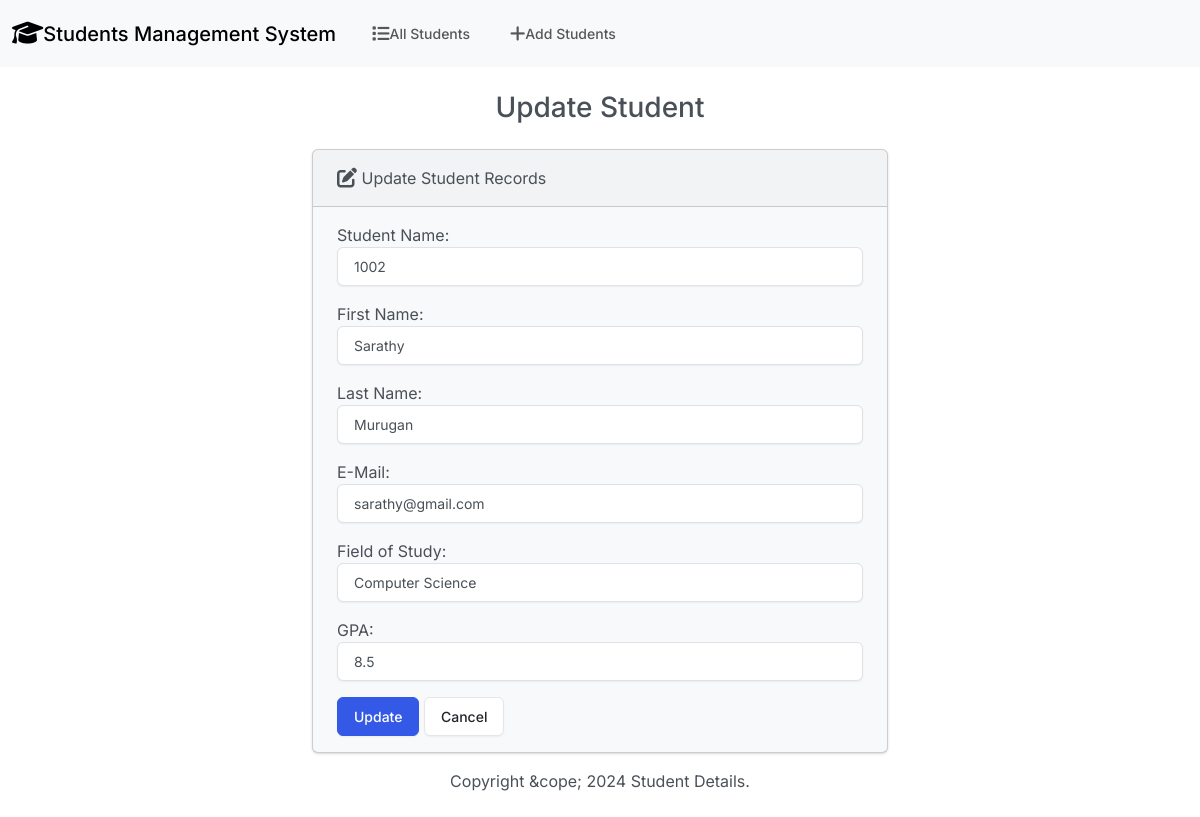
Page /edit/2/ on the committed database.
### student/models.py (models this page shows, shortened)
class Student(models.Model):
    std_num = models.IntegerField()
    first_name = models.CharField(max_length=100)
    last_name = models.CharField(max_length=100)
    email = models.EmailField(max_length=100)
    branch = models.CharField(max_length=100)
    gpa = models.FloatField()

### student/views.py (the view)
# urls.py: path('edit/<int:id>/', views.edit, name='edit'),
def edit(request, id):
    student = Student.objects.get(id=id)
    if request.method == 'POST':
        form = StudentForm(request.POST,instance=student)
        if form.is_valid():
            form.save()
            return render(request, 'students/edit.html',{
                'form':form,
                'success':True
            })
    else:
        student = Student.objects.get(id=id)
        form = StudentForm(instance=student)
    return render(request, 'students/edit.html',{
        'form':form
    })

### student/forms.py
class StudentForm(forms.ModelForm):
    class Meta:
        model = Student
        fields = ['std_num','first_name','last_name','email','branch','gpa']
        labels = {
            'std_num':'Student Name',
            'first_name': 'First Name',
            'last_name': 'Last Name',
            'email': 'E-Mail',
            'branch': 'Field of Study',
            'gpa': 'GPA'
        }
        widgets = {
            'std_num': forms.NumberInput(attrs={'class':'form-control'}),
            'first_name': forms.TextInput(attrs={'class':'form-control'}),
            'last_name': forms.TextInput(attrs={'class':'form-control'}),
            'email': forms.EmailInput(attrs={'class':'form-control'}),
            'branch': forms.TextInput(attrs={'class':'form-control'}),
            'gpa': forms.NumberInput(attrs={'class':'form-control'})
        }

### student/templates/students/edit.html (shortened to what this page needs)
{% extends "students/base.html" %}
{% block body %}
<h3 class="text-center m-4">Update Student</h3>
{% if success %}
<div class="alert alert-success" role="alert">
    The student information is updated successfully.
    <a href="{% url 'index' %}" class="alert-link">Go to Home Page.</a>
</div>
{% else %}
<div class="row justify-content-center">
    <div class="col-6">
        <div class="card bg-light mb-3">
            <div class="card-header">
                <i class="fa-solid fa-pen-to-square fa-lg"></i> Update Student Records
            </div>
            <div class="card-body">
                <form action="" method="POST">
                    {{ form.as_p }}
                    <button type="submit" class="btn btn-primary">Update</button>
                    <a href="{% url 'index' %}" class="btn btn-secondary">Cancel</a>
                </form>
            </div>
          </div>
    </div>
</div>
{% endif %}
{% endblock %}

### rows in the picture
Student: std_num "1002", first_name "Sarathy", last_name "Murugan", email "sarathy@gmail.com", branch "Computer Science", gpa "8.5"
